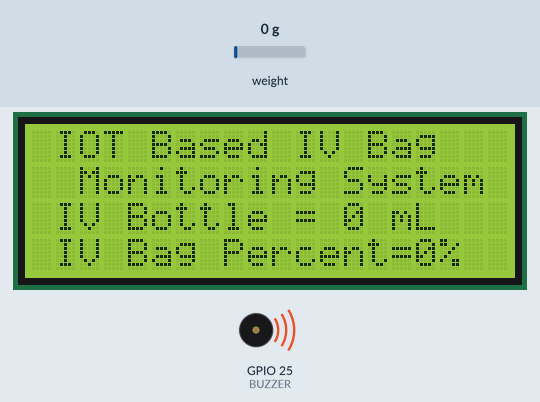
This sketch was run on a simulated ESP32. Shown: 20×4 character LCD, buzzer (waves = sounding, pin HIGH). Inputs (shaded band) come from the test bench; at power-on: weight on the scale 0 g. WiFi joins after 1.5 s; servers stay silent unless stated; what the sketch prints to the serial monitor is not drawn.

Above: at 5.0 s.
5.1 s: weight on the scale set to 100 g
At 6.4 s:
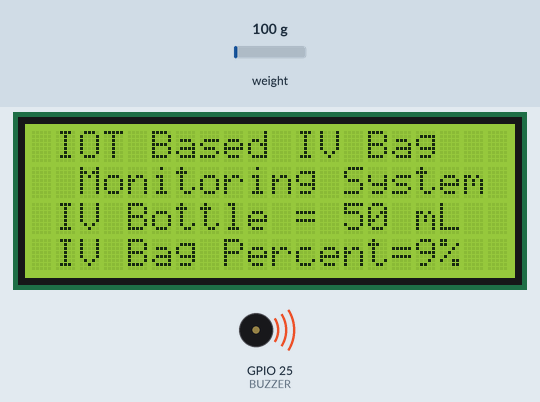
7.0 s: weight on the scale set to 204 g
At 8.2 s:
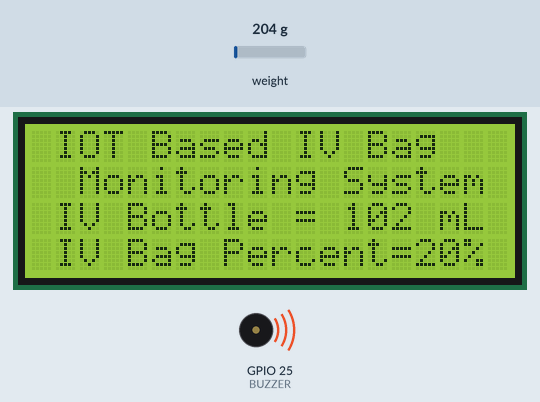
9.1 s: weight on the scale set to 223 g
At 11.4 s:
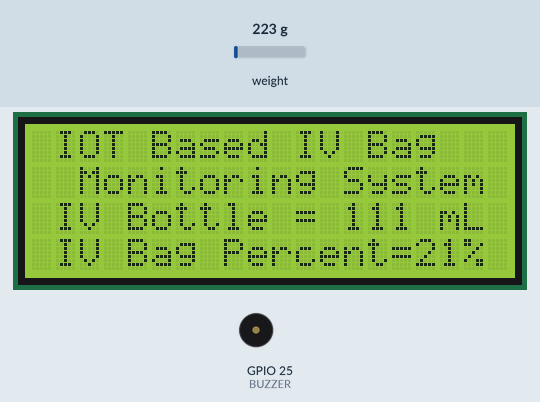
11.7 s: weight on the scale set to 0 g
At 12.3 s:
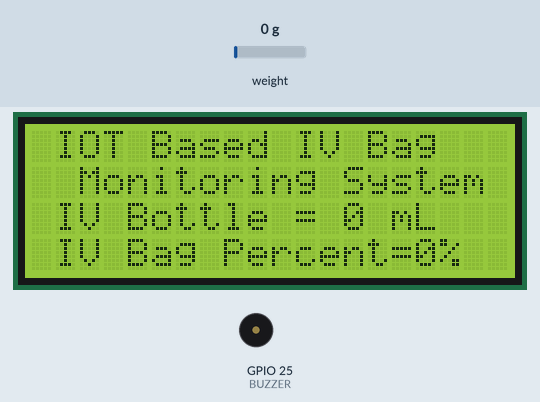
Timing chart, 0 to 14.7 s (numbered marks = the images above; inputs shaded):
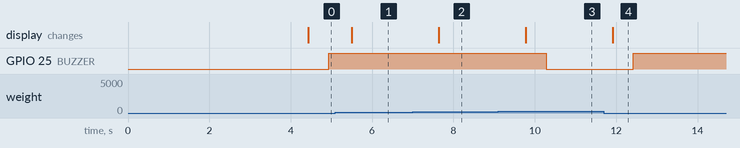

Measured:
- the behaviour switches between 213 and 214 g on weight on the scale (found by bisection; images 2 and 3)
- after the input at 5.1 s, the display: changes after 0.40 s (image 1)
- after the input at 7.0 s, the display: changes after 0.64 s (image 2)
- after the input at 9.1 s, GPIO 25 (BUZZER): HIGH → LOW after 1.2 s; the display: changes after 0.68 s (image 3)
- after the input at 11.7 s, GPIO 25 (BUZZER): LOW → HIGH after 0.72 s; the display: changes after 0.22 s (image 4)

The sketch:

correct.ino
```cpp
#define BLYNK_PRINT Serial
#define BLYNK PRINT Serial
#define BLYNK_TEMPLATE_ID "TMPL3VhzV9TKu"
#define BLYNK_TEMPLATE_NAME "IoT based IV bag monitoring system"
#include <WiFi.h>
#include <WiFiClient.h>
#include <Blynk.h>
#include <BlynkSimpleEsp32.h>
#include <LiquidCrystal_I2C.h>
#include "HX711.h"

LiquidCrystal_I2C lcd(0x27, 20, 4);
HX711 scale;

char auth[] = "0K1wHcHZ5vxAied2LLjI2g0Q4A5hbs6j";
char ssid[] = "Anandan";
char pass[] = "2257anand";

int liter;
int val;
float weight;
float calibration_factor = 102500; // change this value for your Load cell sensor
#define DOUT  23
#define CLK  19
#define BUZZER 25

void setup() {
  Serial.begin(115200);
  lcd.init();
  lcd.backlight();
  pinMode(BUZZER, OUTPUT);
  Serial.println("Remove all weight from scale");
  scale.begin(DOUT, CLK);
  scale.set_scale();
  scale.tare(); //Reset the scale to 0
  long zero_factor = scale.read_average(); //Get a baseline reading
  Serial.print("Zero factor: "); //This can be used to remove the need to tare the scale. Useful in permanent scale projects.
  Serial.println(zero_factor);
  Blynk.begin(auth, ssid, pass, "blynk.cloud", 80);
}

void loop() {
  Blynk.run();
  measureweight();
}

void measureweight() {
  scale.set_scale(calibration_factor); //Adjust to this calibration factor
  weight = scale.get_units(5);
  if (weight < 0) {
    weight = 0.00;
  }
  liter = weight * 500;
  val = liter;
  val = map(val, 0, 505, 0, 100);
  lcd.clear();
  lcd.setCursor(1, 0);
  lcd.print("IOT Based IV Bag");
  lcd.setCursor(2, 1);
  lcd.print("Monitoring System");
  Serial.print("Kilogram: ");
  Serial.print(weight);
  Serial.println(" Kg");
  lcd.setCursor(1, 2);
  lcd.print("IV Bottle = ");
  lcd.print(liter);
  lcd.print(" mL");
  Serial.print("IV BOTTLE: ");
  Serial.print(liter);
  Serial.println("mL");
  lcd.setCursor(1, 3);
  lcd.print("IV Bag Percent=");
  lcd.print(val);
  lcd.print("%");
  Serial.print("IV Bag Percent: ");
  Serial.print(val);
  Serial.println("%");
  Serial.println();
  delay(500);
  if (val <= 50 && val >= 40) {
    Blynk.logEvent("iv_alert", "IV Bottle is 50%");
    digitalWrite(BUZZER, HIGH);
    delay(50);
    digitalWrite(BUZZER, LOW);
    delay(50);
  }
  else if (val <= 20) {
    Blynk.logEvent("iv_alert", "IV Bottle is too LOW");
    digitalWrite(BUZZER, HIGH);
  }
  else {
    digitalWrite(BUZZER, LOW);
  }
  Blynk.virtualWrite(V0, liter);
  Blynk.virtualWrite(V1, val);
}
```
